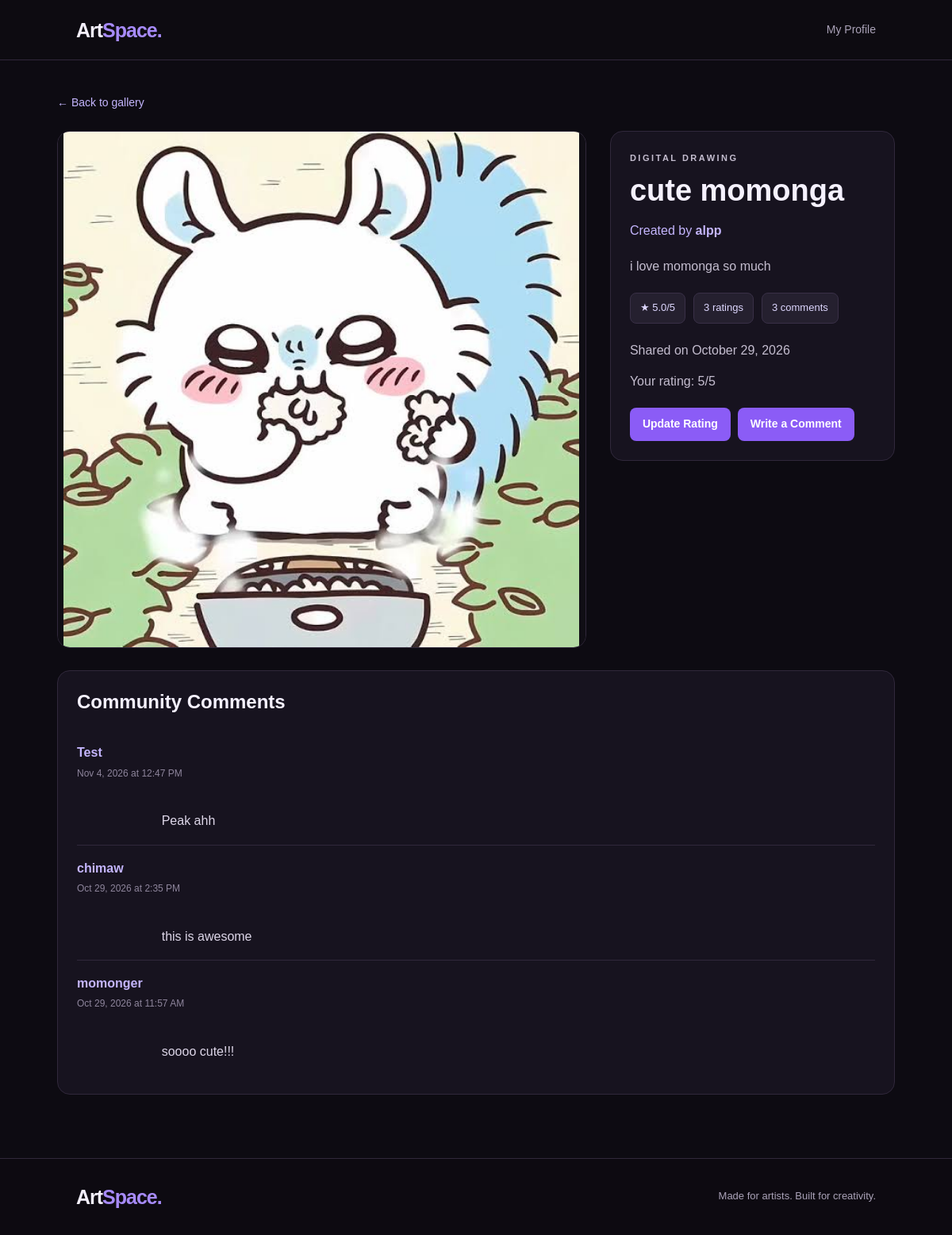
The page /artwork.php?id=2 (signed in) on the database its author committed.
### tables this page shows
CREATE TABLE IF NOT EXISTS `artworks` (
  `artwork_id` int(10) UNSIGNED NOT NULL AUTO_INCREMENT,
  `user_id` int(10) UNSIGNED NOT NULL,
  `title` varchar(150) NOT NULL,
  `description` text DEFAULT NULL,
  `category` varchar(50) NOT NULL,
  `image_path` varchar(255) NOT NULL,
  `created_at` timestamp NULL DEFAULT current_timestamp(),
  PRIMARY KEY (`artwork_id`),
  KEY `idx_artworks_user` (`user_id`),
  KEY `idx_artworks_created` (`created_at`)
);

CREATE TABLE IF NOT EXISTS `users` (
  `user_id` int(10) UNSIGNED NOT NULL AUTO_INCREMENT,
  `username` varchar(50) NOT NULL,
  `email` varchar(255) NOT NULL,
  `password` varchar(255) NOT NULL,
  `bio` text DEFAULT NULL,
  `profile_picture` varchar(255) DEFAULT NULL,
  `created_at` timestamp NULL DEFAULT current_timestamp(),
  PRIMARY KEY (`user_id`),
  UNIQUE KEY `username` (`username`),
  UNIQUE KEY `email` (`email`)
);

CREATE TABLE IF NOT EXISTS `ratings` (
  `rating_id` int(10) UNSIGNED NOT NULL AUTO_INCREMENT,
  `user_id` int(10) UNSIGNED NOT NULL,
  `artwork_id` int(10) UNSIGNED NOT NULL,
  `rating` tinyint(3) UNSIGNED NOT NULL,
  `created_at` timestamp NULL DEFAULT current_timestamp(),
  `updated_at` timestamp NULL DEFAULT current_timestamp() ON UPDATE current_timestamp(),
  PRIMARY KEY (`rating_id`),
  UNIQUE KEY `unique_user_artwork` (`user_id`,`artwork_id`),
  KEY `idx_ratings_artwork` (`artwork_id`)
);

CREATE TABLE IF NOT EXISTS `comments` (
  `comment_id` int(10) UNSIGNED NOT NULL AUTO_INCREMENT,
  `user_id` int(10) UNSIGNED NOT NULL,
  `artwork_id` int(10) UNSIGNED NOT NULL,
  `comment_text` text NOT NULL,
  `created_at` timestamp NULL DEFAULT current_timestamp(),
  PRIMARY KEY (`comment_id`),
  KEY `idx_comments_artwork` (`artwork_id`),
  KEY `fk_comments_user` (`user_id`)
);

### artwork.php (the view, shortened to what this page needs)
<?php
require_once __DIR__ . '/config/database.php';
function e($value) {
    return htmlspecialchars((string) $value, ENT_QUOTES, 'UTF-8');
}
$currentUserId = (int) $_SESSION['user_id'];
$artworkId = filter_input(INPUT_GET, 'id', FILTER_VALIDATE_INT);
$stmt = $pdo->prepare(
    'SELECT
        a.artwork_id,
        a.title,
        a.description,
        a.category,
        a.image_path,
        a.created_at,
        a.user_id AS artwork_owner_id,
        u.user_id AS artist_id,
        u.username,
        COALESCE(AVG(r.rating), 0) AS average_rating,
        COUNT(DISTINCT r.rating_id) AS rating_count
     FROM artworks a
     JOIN users u ON a.user_id = u.user_id
     LEFT JOIN ratings r ON a.artwork_id = r.artwork_id
     WHERE a.artwork_id = ?
     GROUP BY a.artwork_id'
);
$stmt->execute([$artworkId]);
$artwork = $stmt->fetch();
$stmt = $pdo->prepare(
    'SELECT
        c.comment_text,
        c.created_at,
        u.user_id AS commenter_id,
        u.username
     FROM comments c
     JOIN users u ON c.user_id = u.user_id
     WHERE c.artwork_id = ?
     ORDER BY c.created_at DESC'
);
$stmt->execute([$artworkId]);
$comments = $stmt->fetchAll();
$stmt = $pdo->prepare(
    'SELECT rating
     FROM ratings
     WHERE artwork_id = ? AND user_id = ?'
);
$stmt->execute([$artworkId, $currentUserId]);
$userRating = $stmt->fetchColumn();
?>
<!DOCTYPE html>
<html lang="en">
<head>
    <link rel="stylesheet" href="css/style.css">
</head>
<body>
<header class="navbar">
    <a href="home.php" class="logo">
        Art<span>Space.</span>
    </a>
    <a href="profile.php?id=<?= $currentUserId ?>" class="login-link">
        My Profile
    </a>
</header>
<main class="artwork-page">
    <a href="home.php" class="back-link">
        &larr; Back to gallery
    </a>
    <div class="artwork-layout">
        <div class="artwork-visual">
            <img
                src="<?= e($artwork['image_path']) ?>"
                alt="<?= e($artwork['title']) ?>"
                class="artwork-image"
            >
        </div>
        <section class="artwork-info">
            <p class="eyebrow">
                <?= e($artwork['category']) ?>
            </p>
            <h1>
                <?= e($artwork['title']) ?>
            </h1>
            <p class="creator">
                Created by
                <a
                    href="profile.php?id=<?= (int) $artwork['artist_id'] ?>"
                    class="artist-profile-link"
                >
                    <?= e($artwork['username']) ?>
                </a>
            </p>
            <p>
                <?= nl2br(e(
                    $artwork['description'] ?: 'No description provided.'
                )) ?>
            </p>
            <div class="artwork-stats">
                <span class="stat">
                    ★ <?= number_format(
                        (float) $artwork['average_rating'],
                        1
                    ) ?>/5
                </span>
                <span class="stat">
                    <?= (int) $artwork['rating_count'] ?> ratings
                </span>
                <span class="stat">
                    <?= count($comments) ?> comments
                </span>
            </div>
            <p>
                Shared on
                <?= e(date(
                    'F j, Y',
                    strtotime($artwork['created_at'])
                )) ?>
            </p>
            <?php if ($userRating !== false): ?>
                <p style="margin-top: 12px;">
                    Your rating: <?= (int) $userRating ?>/5
                </p>
            <?php endif; ?>
            <div class="artwork-actions">
                <a
                    href="rate.php?id=<?= (int) $artwork['artwork_id'] ?>"
                    class="action-link"
                >
                    <?= $userRating !== false
                        ? 'Update Rating'
                        : 'Rate Artwork' ?>
                </a>
                <a
                    href="comment.php?id=<?= (int) $artwork['artwork_id'] ?>"
                    class="action-link"
                >
                    Write a Comment
                </a>
            </div>
        </section>
    </div>
    <section class="comments-panel" id="comments">
        <h2>Community Comments</h2>
        <?php if (empty($comments)): ?>
            <p class="no-comments">
                No comments yet. Be the first to share your thoughts!
            </p>
        <?php else: ?>
            <?php foreach ($comments as $comment): ?>
                <article class="comment">
                    <p class="comment-author">
                        <a
                            href="profile.php?id=<?= (int) $comment['commenter_id'] ?>"
                            class="artist-profile-link"
                        >
                            <?= e($comment['username']) ?>
                        </a>
                    </p>
                    <p class="comment-date">
                        <?= e(date(
                            'M j, Y \a\t g:i A',
                            strtotime($comment['created_at'])
                        )) ?>
                    </p>
                    <p class="comment-text">
                        <?= e($comment['comment_text']) ?>
                    </p>
                </article>
            <?php endforeach; ?>
        <?php endif; ?>
    </section>
</main>
<footer>
    <a href="home.php" class="logo">
        Art<span>Space.</span>
    </a>
    <p>
        Made for artists. Built for creativity.
    </p>
</footer>
</body>
</html>

### rows shown on the page
artworks: image_path (picture), category "DIGITAL DRAWING", title "cute momonga", user.username "alpp", description "i love momonga so much", created_at "October 29, 2026"
ratings: rating "5"
comments: user.username "Test", created_at "Nov 4, 2026 at 12:47 PM", comment_text "Peak ahh"
comments: user.username "chimaw", created_at "Oct 29, 2026 at 2:35 PM", comment_text "this is awesome"
comments: user.username "momonger", created_at "Oct 29, 2026 at 11:57 AM", comment_text "soooo cute!!!"

### other values the page prints
$artwork['average_rating'] "5.0"
$artwork['rating_count'] "3"
count($comments) "3"
